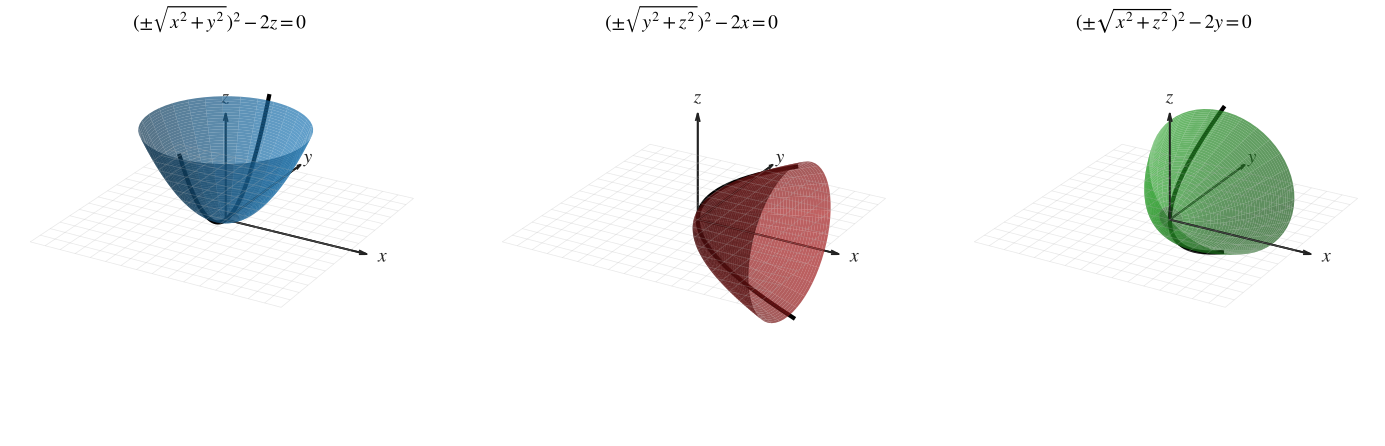

Write the Python code that produced this figure.
import os
import numpy as np
import matplotlib.pyplot as plt

# ============================================================
# 全局字体设置
# ============================================================

plt.rcParams.update({
    'font.family': 'STIXGeneral',
    'mathtext.fontset': 'stix',
    'pdf.fonttype': 42,
    'ps.fonttype': 42,
    'axes.unicode_minus': False,
})

# ============================================================
# 创建画布
# ============================================================

fig = plt.figure(figsize=(15, 5))

# ============================================================
# 公共参数
# ============================================================

# 柱面沿 z 轴方向的范围（此处仅用于参考平面网格）
z_range = np.linspace(-3, 3, 40)

# xy 参考平面网格
X_plane = np.linspace(-4, 4, 17)
Y_plane = np.linspace(-4, 4, 17)
X_plane, Y_plane = np.meshgrid(X_plane, Y_plane)
Z_plane = np.zeros_like(X_plane)

# 统一视角
view_elev = 25
view_azim = -60

# 坐标范围
axis_limits = [-4, 4, -4, 4, -3, 3]

# 自定义坐标轴长度
axis_length = 4.5

# ============================================================
# 公共坐标系设置函数
# ============================================================

def setup_axis(ax):

    # --------------------------------------------------------
    # 完全关闭 Matplotlib 3D 自带的坐标轴背景
    # --------------------------------------------------------

    ax.set_axis_off()

    # 重新打开坐标轴对象的绘制能力后，
    # 手动绘制需要的内容
    ax.set_xlim(axis_limits[0], axis_limits[1])
    ax.set_ylim(axis_limits[2], axis_limits[3])
    ax.set_zlim(axis_limits[4], axis_limits[5])

    # 保持统一比例
    ax.set_box_aspect([1, 1, 0.7])

    # 设置视角
    ax.view_init(
        elev=view_elev,
        azim=view_azim
    )

    # --------------------------------------------------------
    # xy 参考平面
    # --------------------------------------------------------
    #
    # 使用非常浅的灰色，只保留网格，不绘制平面填充
    #

    ax.plot_wireframe(
        X_plane,
        Y_plane,
        Z_plane,
        color='#b0b0b0',
        alpha=0.28,
        linewidth=0.55,
        rstride=1,
        cstride=1
    )

    # --------------------------------------------------------
    # 自定义坐标轴
    # --------------------------------------------------------

    axis_color = '#222222'
    axis_width = 1.3

    # x 轴
    ax.plot(
        [0, axis_length],
        [0, 0],
        [0, 0],
        color=axis_color,
        linewidth=axis_width,
        solid_capstyle='round'
    )

    ax.quiver(
        0, 0, 0,
        axis_length, 0, 0,
        color=axis_color,
        linewidth=axis_width,
        arrow_length_ratio=0.055,
        pivot='tail'
    )

    # y 轴
    ax.plot(
        [0, 0],
        [0, axis_length],
        [0, 0],
        color=axis_color,
        linewidth=axis_width,
        solid_capstyle='round'
    )

    ax.quiver(
        0, 0, 0,
        0, axis_length, 0,
        color=axis_color,
        linewidth=axis_width,
        arrow_length_ratio=0.055,
        pivot='tail'
    )

    # z 轴
    ax.plot(
        [0, 0],
        [0, 0],
        [0, axis_length - 1],
        color=axis_color,
        linewidth=axis_width,
        solid_capstyle='round'
    )

    ax.quiver(
        0, 0, 0,
        0, 0, axis_length - 1,
        color=axis_color,
        linewidth=axis_width,
        arrow_length_ratio=0.075,
        pivot='tail'
    )

    # --------------------------------------------------------
    # 坐标轴标签
    # --------------------------------------------------------

    label_kwargs = {
        'fontsize': 14,
        'color': axis_color,
        'ha': 'center',
        'va': 'center'
    }

    ax.text(
        axis_length + 0.5,
        0,
        0,
        r'$x$',
        **label_kwargs
    )

    ax.text(
        0,
        axis_length + 0.5,
        0,
        r'$y$',
        **label_kwargs
    )

    ax.text(
        0,
        0,
        axis_length - 0.5,
        r'$z$',
        **label_kwargs
    )


# ============================================================
# 子图 1：绕 z 轴旋转（旋转抛物面）
# ============================================================

ax1 = fig.add_subplot(
    1, 3, 1,
    projection='3d'
)

# 曲面参数：x^2 + y^2 = 2 z，z ∈ [0, 3]
z_vals = np.linspace(0, 3, 40)
phi = np.linspace(0, 2 * np.pi, 60)
Z, Phi = np.meshgrid(z_vals, phi)
R = np.sqrt(2 * Z)          # 半径
X_rot = R * np.cos(Phi)
Y_rot = R * np.sin(Phi)

# 绘制旋转曲面
ax1.plot_surface(
    X_rot, Y_rot, Z,
    alpha=0.7,
    color='#1f77b4',
    edgecolor='none',
    antialiased=True
)

# 准线（平面曲线）：在 yOz 平面，y^2 = 2 z，即 z = y^2/2
t = np.linspace(-2.5, 2.5, 200)
x_line = np.zeros_like(t)
y_line = t
z_line = t**2 / 2
ax1.plot(x_line, y_line, z_line, color='black', linewidth=3)

setup_axis(ax1)

# 添加标题：绕 z 轴，方程用半径替换形式表示
ax1.set_title(
    r'$(\pm\sqrt{x^2+y^2})^2 - 2z = 0$',
    fontsize=14,
    y=1.02
)


# ============================================================
# 子图 2：绕 x 轴旋转（旋转抛物面）
# ============================================================

ax2 = fig.add_subplot(
    1, 3, 2,
    projection='3d'
)

# 曲面参数：y^2 + z^2 = 2 x，x ∈ [0, 3]
x_vals = np.linspace(0, 3, 40)
phi = np.linspace(0, 2 * np.pi, 60)
X_mesh, Phi = np.meshgrid(x_vals, phi)
R = np.sqrt(2 * X_mesh)
Y_rot = R * np.cos(Phi)
Z_rot = R * np.sin(Phi)

# 绘制旋转曲面
ax2.plot_surface(
    X_mesh, Y_rot, Z_rot,
    alpha=0.7,
    color='#d62728',
    edgecolor='none',
    antialiased=True
)

# 准线（平面曲线）：在 xOz 平面，z^2 = 2 x，即 x = z^2/2
t = np.linspace(-2.5, 2.5, 200)
x_line = t**2 / 2
y_line = np.zeros_like(t)
z_line = t
ax2.plot(x_line, y_line, z_line, color='black', linewidth=3)

setup_axis(ax2)

ax2.set_title(
    r'$(\pm\sqrt{y^2+z^2})^2 -2x = 0$',
    fontsize=14,
    y=1.02
)


# ============================================================
# 子图 3：绕 y 轴旋转（旋转抛物面）
# ============================================================

ax3 = fig.add_subplot(
    1, 3, 3,
    projection='3d'
)

# 曲面参数：x^2 + z^2 = 2 y，y ∈ [0, 3]
y_vals = np.linspace(0, 3, 40)
phi = np.linspace(0, 2 * np.pi, 60)
Y_mesh, Phi = np.meshgrid(y_vals, phi)
R = np.sqrt(2 * Y_mesh)
X_rot = R * np.cos(Phi)
Z_rot = R * np.sin(Phi)

# 绘制旋转曲面
ax3.plot_surface(
    X_rot, Y_mesh, Z_rot,
    alpha=0.7,
    color='#2ca02c',
    edgecolor='none',
    antialiased=True
)

# 准线（平面曲线）：在 yOz 平面，z^2 = 2 y，即 y = z^2/2
t = np.linspace(-2.5, 2.5, 200)
x_line = np.zeros_like(t)
y_line = t**2 / 2
z_line = t
ax3.plot(x_line, y_line, z_line, color='black', linewidth=3)

setup_axis(ax3)

ax3.set_title(
    r'$(\pm\sqrt{x^2+z^2})^2 - 2y = 0$',
    fontsize=14,
    y=1.02
)


# ============================================================
# 调整布局（为标题留出空间）
# ============================================================

plt.subplots_adjust(
    left=0.01,
    right=0.99,
    bottom=0.02,
    top=0.88,        # 增大顶部空间，使标题不被裁剪
    wspace=-0.1
)

# ============================================================
# 输出 PDF
# ============================================================

output_path = os.path.join(
    os.path.dirname(os.path.abspath(__file__)),
    'fig.pdf'
)

fig.savefig(
    output_path,
    format='pdf',
    bbox_inches='tight',
    pad_inches=0.05
)
